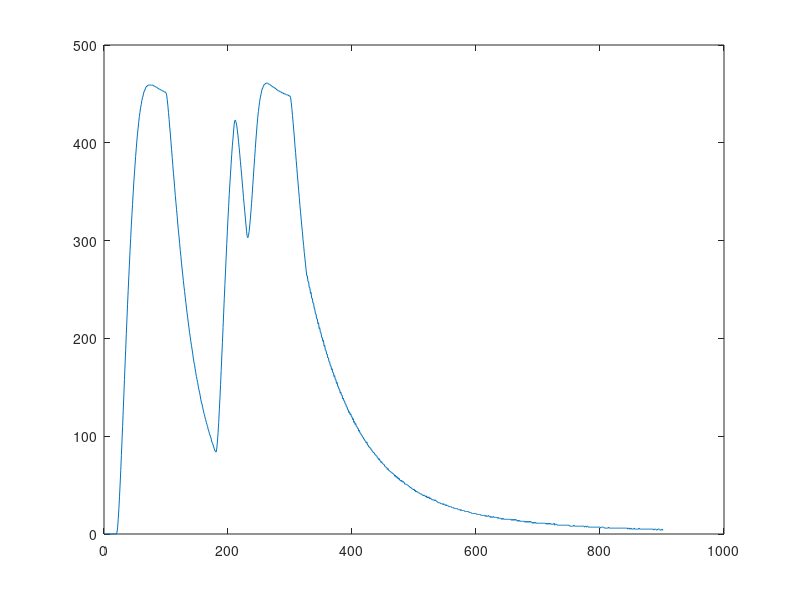

Write the MATLAB code that produced this figure.
Y=[0
0
0
0
0
0
0
0
0
0
0
0
0
0
0
0
0
0
0
0
2
7
16
26
38
51
65
80
95
110
126
142
158
174
189
205
220
235
249
263
276
290
302
315
326
337
348
359
368
377
386
394
402
409
415
421
427
431
436
439
443
446
448
451
453
454
456
457
458
458
459
459
459
459
459
459
459
459
459
458
458
458
457
457
457
456
456
455
455
455
454
454
454
453
453
453
452
452
452
451
449
444
438
431
424
416
409
401
393
385
377
369
362
354
346
339
332
325
317
310
304
297
290
284
277
271
265
259
253
248
242
237
231
226
221
216
211
206
202
197
193
189
185
180
176
173
169
165
161
158
155
151
148
145
142
138
135
133
130
127
124
122
119
117
114
112
110
107
105
103
101
99
97
94
93
91
89
87
85
84
84
88
95
104
114
127
139
153
167
182
196
211
226
241
255
269
283
297
310
323
335
347
358
368
378
388
397
404
412
419
423
423
421
418
413
408
401
395
388
381
374
367
359
352
344
337
330
323
316
309
304
303
305
309
315
322
330
338
347
357
366
376
385
394
403
411
419
426
432
437
442
446
449
452
455
456
458
459
460
460
461
461
461
461
460
460
460
459
459
458
458
457
457
457
456
456
455
455
454
454
453
453
453
452
452
452
451
451
451
450
450
450
450
449
449
449
449
448
448
448
446
441
435
428
421
413
406
397
390
382
374
366
359
351
344
336
329
322
315
309
301
295
288
282
276
270
264
264
258
258
252
252
246
247
241
241
236
236
231
230
225
225
220
220
215
216
210
211
206
206
201
201
197
198
192
193
188
188
184
184
180
180
176
176
172
172
168
169
165
165
161
162
158
158
154
155
151
151
148
148
144
145
142
142
138
139
136
136
133
133
130
130
127
127
124
125
122
123
120
120
117
118
114
115
112
113
110
110
108
108
105
106
103
103
101
101
99
99
97
97
95
95
93
94
91
91
89
89
88
88
86
86
84
84
83
83
81
81
80
80
78
78
76
77
75
75
73
74
72
72
71
71
69
69
68
68
66
67
65
65
64
64
63
63
62
62
61
61
59
60
58
59
57
58
56
57
55
55
54
55
53
54
53
53
51
51
51
51
50
50
49
49
48
48
47
47
46
46
45
46
44
45
43
44
43
43
42
42
42
41
41
41
40
40
39
40
39
39
38
39
37
38
37
38
36
37
36
36
35
35
35
35
34
35
34
34
33
33
32
32
32
32
31
31
31
31
30
31
30
30
29
30
29
29
29
28
28
28
28
28
27
27
27
27
26
26
26
26
26
26
25
25
25
25
24
25
24
24
24
24
24
23
23
23
23
23
23
23
22
22
22
22
21
21
21
21
21
21
21
21
20
20
20
20
20
20
20
19
19
19
19
19
19
19
18
19
18
18
18
19
18
18
17
18
17
17
17
18
17
17
17
17
17
17
16
17
16
16
16
16
15
16
15
16
15
15
15
15
15
15
15
15
15
15
15
15
14
15
14
15
14
15
14
15
14
14
13
14
13
14
13
13
13
13
13
13
13
13
12
13
12
13
12
13
12
13
12
13
12
12
11
12
11
12
11
12
11
11
11
11
11
11
11
11
11
11
11
11
11
11
11
11
10
11
10
11
10
11
10
11
10
10
10
10
10
11
9
10
10
10
9
9
9
9
9
9
9
9
9
9
9
9
9
9
9
9
9
9
9
9
8
8
8
8
8
8
8
9
8
8
8
8
8
8
8
8
8
8
8
8
8
8
8
8
7
8
8
7
8
8
7
7
7
7
7
7
7
7
7
7
7
7
7
7
7
7
7
7
7
7
6
7
7
7
7
7
6
6
6
6
6
6
6
7
6
6
6
6
6
6
6
6
6
6
6
6
6
6
6
6
6
6
6
6
6
6
6
6
6
6
6
6
6
6
5
6
6
5
5
6
5
5
5
5
6
5
5
5
5
5
5
5
6
5
5
5
5
5
5
5
5
5
5
5
5
5
5
5
5
5
5
5
5
5
5
5
4
5
5
5
4
4
5
5
5
5
4
4
4
5
4
4
];
plot(Y)
